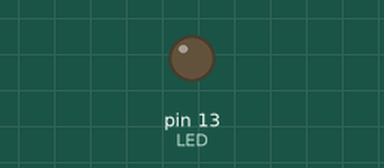
This sketch was run on a simulated Arduino Uno, built with avr-gcc and run on an emulated ATmega328P. Parts: output pins drawn as LEDs (lit = HIGH). What the sketch prints to the serial monitor is not drawn.

Above: at 1.9 s.
At 2.6 s:
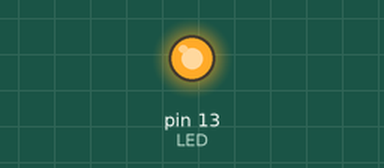
Timing chart, 0 to 10.1 s (numbered marks = the images above):
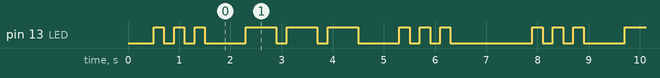

The sketch:

blink_sos_serial.ino
```cpp
/*
  SOS Morse Code με Serial Output

  Εκπέμπει ... --- ... και ταυτόχρονα γράφει την ακολουθία στο Serial Monitor.

  Βασικές Έννοιες:
  1. **Serial Communication:** Επικοινωνία του Arduino με τον υπολογιστή μέσω USB.
  2. **Debugging:** Χρήση της `Serial.print()` για να βλέπουμε τι κάνει το πρόγραμμα σε πραγματικό χρόνο.
  3. **Συγχρονισμός:** Πώς να συνδυάσουμε φυσική έξοδο (LED) με ψηφιακή πληροφορία (Κείμενο).
*/

const int LED = LED_BUILTIN;

// Χρονισμοί (ms)
const int DOT_DURATION = 200;
const int DASH_DURATION = 600; // 3 × DOT
const int SYMBOL_SPACE = 200;  // Μεταξύ dot/dash
const int LETTER_SPACE = 600;  // Μεταξύ γραμμάτων
const int WORD_SPACE = 1400;   // Μεταξύ επαναλήψεων SOS

void setup()
{
  pinMode(LED, OUTPUT);

  // Έναρξη σειριακής επικοινωνίας στα 9600 bits per second (baud rate)
  // Πρέπει να επιλέξετε την ίδια ταχύτητα στο Serial Monitor του IDE
  Serial.begin(9600);

  Serial.println("[START] SOS Morse Transmitter");
  delay(500);
}

// Βοηθητική συνάρτηση για να αποφύγουμε την επανάληψη κώδικα (DRY - Don't Repeat Yourself)
void flash(int duration)
{
  digitalWrite(LED, HIGH);
  delay(duration);
  digitalWrite(LED, LOW);
  delay(SYMBOL_SPACE);
}

void dot()
{
  Serial.print('.'); // Τύπωσε τελεία στην ίδια γραμμή
  flash(DOT_DURATION);
}

void dash()
{
  Serial.print('-'); // Τύπωσε παύλα στην ίδια γραμμή
  flash(DASH_DURATION);
}

// Εκκίνηση του προγράμματος
void loop()
{
  Serial.print("S:");
  dot();
  dot();
  dot();
  delay(LETTER_SPACE);

  Serial.print(" O:");
  dash();
  dash();
  dash();
  delay(LETTER_SPACE);

  Serial.print(" S:");
  dot();
  dot();
  dot();

  // println = print line (τυπώνει και αλλάζει γραμμή στο τέλος)
  Serial.println("  | Cycle complete");

  delay(WORD_SPACE);
}
```

Measured:
- by itself, pin 13 (LED): repeats every 7.4 s: 2 × (LOW 0.20 s, HIGH 0.20 s), LOW 0.80 s, 2 × (HIGH 0.60 s, LOW 0.20 s), HIGH 0.60 s, LOW 0.80 s, 2 × (HIGH 0.20 s, LOW 0.20 s), HIGH 0.20 s, LOW 1.6 s, HIGH 0.20 s
- by itself, everything shown: repeats every 7.4 s, in 18 steps
